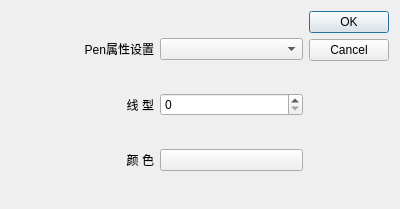
<?xml version="1.0" encoding="UTF-8"?>
<ui version="4.0">
 <class>DialogPen</class>
 <widget class="QDialog" name="DialogPen">
  <property name="geometry">
   <rect>
    <x>0</x>
    <y>0</y>
    <width>400</width>
    <height>209</height>
   </rect>
  </property>
  <property name="windowTitle">
   <string>Dialog</string>
  </property>
  <layout class="QGridLayout" name="gridLayout_2">
   <item row="0" column="0">
    <layout class="QGridLayout" name="gridLayout">
     <item row="0" column="0">
      <widget class="QLabel" name="label">
       <property name="text">
        <string>Pen属性设置</string>
       </property>
       <property name="alignment">
        <set>Qt::AlignRight|Qt::AlignTrailing|Qt::AlignVCenter</set>
       </property>
      </widget>
     </item>
     <item row="0" column="1">
      <widget class="QComboBox" name="comboBox"/>
     </item>
     <item row="1" column="0">
      <widget class="QLabel" name="label_2">
       <property name="text">
        <string>线 型</string>
       </property>
       <property name="alignment">
        <set>Qt::AlignRight|Qt::AlignTrailing|Qt::AlignVCenter</set>
       </property>
      </widget>
     </item>
     <item row="1" column="1">
      <widget class="QSpinBox" name="spinBox"/>
     </item>
     <item row="2" column="0">
      <widget class="QLabel" name="label_3">
       <property name="text">
        <string>颜 色</string>
       </property>
       <property name="alignment">
        <set>Qt::AlignRight|Qt::AlignTrailing|Qt::AlignVCenter</set>
       </property>
      </widget>
     </item>
     <item row="2" column="1">
      <widget class="QPushButton" name="btnColor">
       <property name="text">
        <string/>
       </property>
      </widget>
     </item>
    </layout>
   </item>
   <item row="0" column="1">
    <widget class="QDialogButtonBox" name="buttonBox">
     <property name="orientation">
      <enum>Qt::Vertical</enum>
     </property>
     <property name="standardButtons">
      <set>QDialogButtonBox::Cancel|QDialogButtonBox::Ok</set>
     </property>
    </widget>
   </item>
  </layout>
 </widget>
 <resources/>
 <connections>
  <connection>
   <sender>buttonBox</sender>
   <signal>accepted()</signal>
   <receiver>DialogPen</receiver>
   <slot>accept()</slot>
   <hints>
    <hint type="sourcelabel">
     <x>248</x>
     <y>254</y>
    </hint>
    <hint type="destinationlabel">
     <x>157</x>
     <y>274</y>
    </hint>
   </hints>
  </connection>
  <connection>
   <sender>buttonBox</sender>
   <signal>rejected()</signal>
   <receiver>DialogPen</receiver>
   <slot>reject()</slot>
   <hints>
    <hint type="sourcelabel">
     <x>316</x>
     <y>260</y>
    </hint>
    <hint type="destinationlabel">
     <x>286</x>
     <y>274</y>
    </hint>
   </hints>
  </connection>
 </connections>
</ui>
